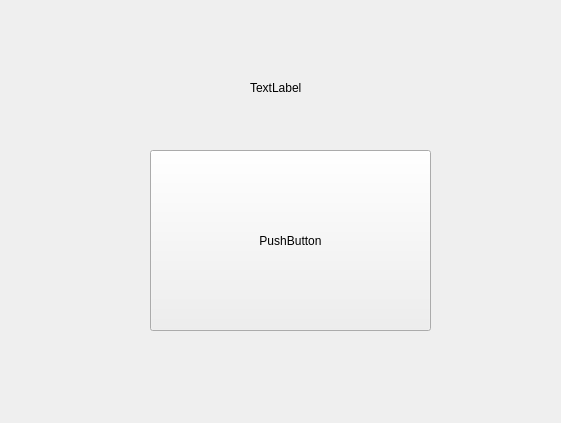
<?xml version="1.0" encoding="UTF-8"?>
<ui version="4.0">
 <class>Widget</class>
 <widget class="QWidget" name="Widget">
  <property name="geometry">
   <rect>
    <x>0</x>
    <y>0</y>
    <width>561</width>
    <height>423</height>
   </rect>
  </property>
  <property name="windowTitle">
   <string>Widget</string>
  </property>
  <widget class="WTPushButton" name="myBtn">
   <property name="geometry">
    <rect>
     <x>150</x>
     <y>150</y>
     <width>281</width>
     <height>181</height>
    </rect>
   </property>
   <property name="text">
    <string>PushButton</string>
   </property>
  </widget>
  <widget class="QLabel" name="label">
   <property name="geometry">
    <rect>
     <x>250</x>
     <y>80</y>
     <width>60</width>
     <height>16</height>
    </rect>
   </property>
   <property name="text">
    <string>TextLabel</string>
   </property>
  </widget>
 </widget>
 <layoutdefault spacing="6" margin="11"/>
 <customwidgets>
  <customwidget>
   <class>WTPushButton</class>
   <extends>QPushButton</extends>
   <header location="global">wtpushbutton.h</header>
  </customwidget>
 </customwidgets>
 <resources/>
 <connections/>
</ui>
